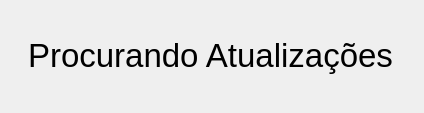
<?xml version="1.0" encoding="UTF-8"?>
<ui version="4.0">
 <class>Form</class>
 <widget class="QWidget" name="Form">
  <property name="windowModality">
   <enum>Qt::NonModal</enum>
  </property>
  <property name="geometry">
   <rect>
    <x>0</x>
    <y>0</y>
    <width>424</width>
    <height>113</height>
   </rect>
  </property>
  <property name="minimumSize">
   <size>
    <width>424</width>
    <height>113</height>
   </size>
  </property>
  <property name="maximumSize">
   <size>
    <width>424</width>
    <height>113</height>
   </size>
  </property>
  <property name="windowTitle">
   <string notr="true">Atualizando</string>
  </property>
  <widget class="QLabel" name="label">
   <property name="geometry">
    <rect>
     <x>0</x>
     <y>0</y>
     <width>421</width>
     <height>111</height>
    </rect>
   </property>
   <property name="font">
    <font>
     <pointsize>25</pointsize>
    </font>
   </property>
   <property name="text">
    <string>Procurando Atualizações</string>
   </property>
   <property name="alignment">
    <set>Qt::AlignCenter</set>
   </property>
  </widget>
 </widget>
 <resources/>
 <connections/>
</ui>
